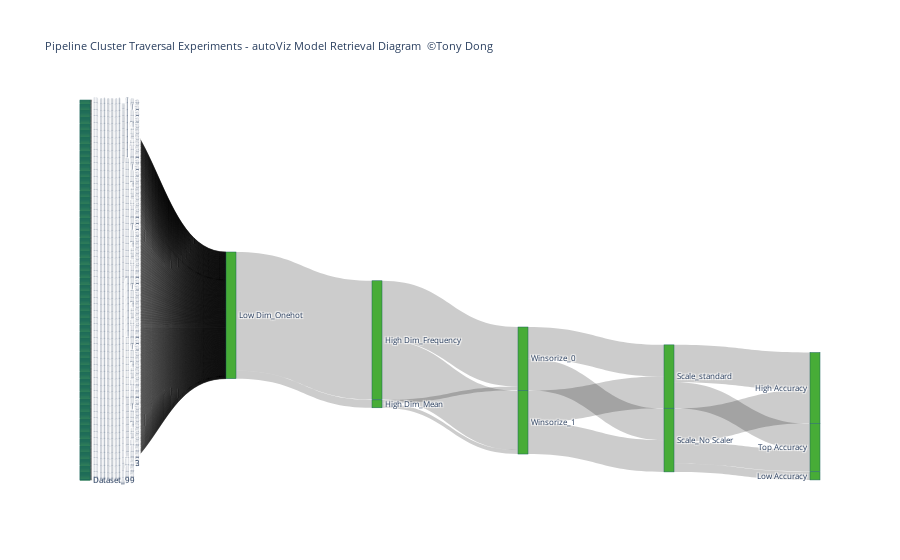

The notebook cell this image was saved under:
### Code cell
import plotly.graph_objects as go

fig = go.Figure(data=[go.Sankey(
    node = dict(
      pad = 15,
      thickness = 10,
      line = dict(color = 'rgb(25,100,90)', width = 0.5),
      label = label_list,
      color = 'rgb(71,172,55)'
    ),
    link = dict(
      source = source_list, 
      target = target_list,
      value = value_list
  ))])

fig.update_layout(title = 'Pipeline Cluster Traversal Experiments - autoViz Model Retrieval Diagram <a href="https://www.linkedin.com/in/lei-tony-dong/"> ©Tony Dong</a>', font_size=8)
from plotly.offline import plot
plot(fig)

### Figure 1 — Plotly figure (JSON) as saved in the notebook; plotly's stock layout.template omitted (floating-point values rounded to 4 significant figures; data arrays with more than 128 entries replaced by an {"elided": "..."} marker saying what was removed)
{"data": [{"link": {"source": {"elided": "719 int values"}, "target": {"elided": "719 int values"}, "value": {"elided": "719 int values"}}, "node": {"color": "rgb(71,172,55)", "label": {"elided": "714 str values"}, "line": {"color": "rgb(25,100,90)", "width": 0.5}, "pad": 15, "thickness": 10}, "type": "sankey"}], "layout": {"font": {"size": 8}, "title": {"text": "Pipeline Cluster Traversal Experiments - autoViz Model Retrieval Diagram <a href=\"https://www.linkedin.com/in/lei-tony-dong/\"> ©Tony Dong</a>"}}}
